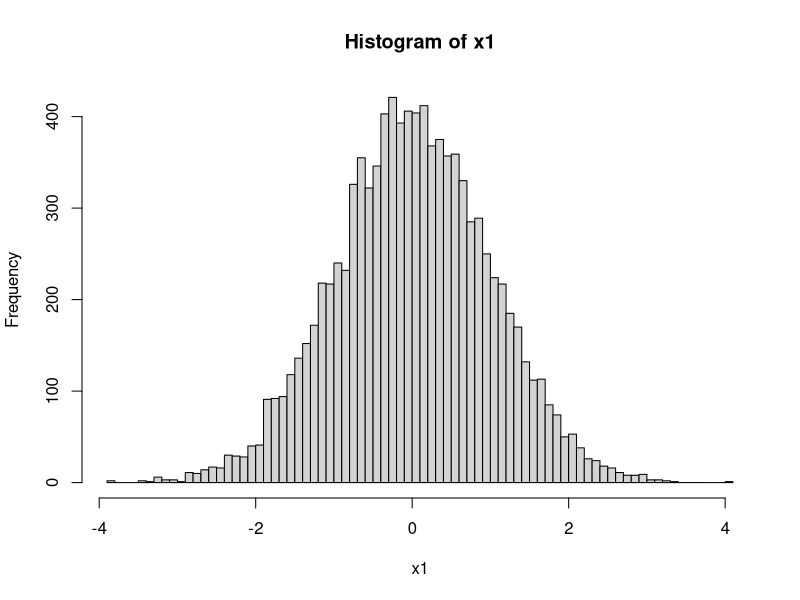
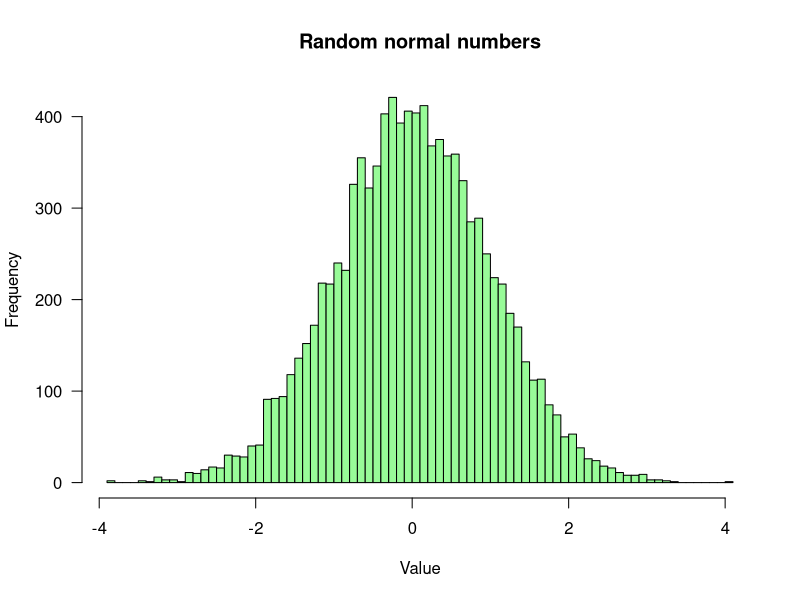
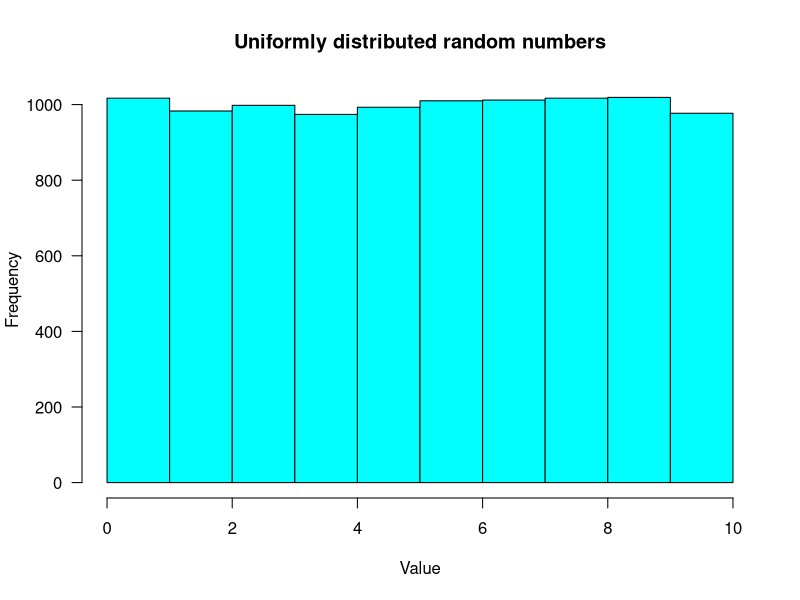

These figures' R source, in order:
## ---- chunk 1
library(knitr)

options(width = 300)
knitr::opts_chunk$set(
  fig.width = 7, fig.height = 5, 
  out.width = "80%",
  fig.align = "center", 
  fig.path = "figures/data-structures_",
  size = "tiny", 
  echo = TRUE, 
  eval = TRUE, 
  warning = FALSE, 
  message = FALSE, 
  results = TRUE, 
  comment = "")
# knitr::asis_output("\\footnotesize")

# dir.main <- "~/stat1"
# dir.slides <- file.path(dir.main, "slides")
# setwd(dir.slides)


## Install knitr package if required
if (!require(knitr)) {
  message("Installing missing package: knitr")
  install.packages("knitr")
}

## ---- chunk 2
matIdentite <- matrix(ncol = 10, nrow = 10, data = 0)
diag(matIdentite) <- 1
print(matIdentite)
## ---- chunk 3
## Generatre a 10x10 matrix with random normal numbers
matAleatoire <- matrix(
  nrow = 10, 
  ncol = 10, 
  data = rnorm(n = 100, 
               mean = 0, 
               sd = sqrt(5)))

## Print the results rounded at 2 decimals
print(round(matAleatoire, digits = 2))
## ---- chunk 4
n <- 10000 ## define vector sizes
x1 <- rnorm(n = n, mean = 0, sd = 1) ## normal random
x2 <- runif(n = n, min = 0, max = 10) ## uniform random 
## ---- chunk 5
hist(x = x1, breaks = 100)
## ---- chunk 6
hist(x = x1, breaks = 100, 
     las = 1, 
     col = "palegreen",
     main = "Random normal numbers",
     xlab = "Value"
     )
## ---- chunk 7
hist(x = x2, breaks = 10, 
     las = 1, 
     col = "cyan",
     main = "Uniformly distributed random numbers",
     xlab = "Value"
     )
## ---- chunk 8
summary(x1)

## ---- chunk 9
## Prepare an empty matrix
m1 <- matrix(nrow = 10, ncol = 2)

## Assign values to the first column
m1[, 1] <- head(x = x1, n = 10)

## Assign values to the second column
m1[, 2] <- tail(x = x1, n = 10)

## Print the result rounded to 3 decimals
print(round(m1, digits = 3))
## ---- chunk 10
m2 <- matrix(nrow = 5, ncol = 2)

## Assign values
m2[, 1] <- x1[c(16, 51, 79, 31, 27)]
m2[, 2] <- x2[c(30, 70, 12, 49, 45)]

## Print the result
print(m2)
## ---- chunk 11
m3 <- rbind(m1, m2)
dim(m3)
nrow(m3)
ncol(m3)
